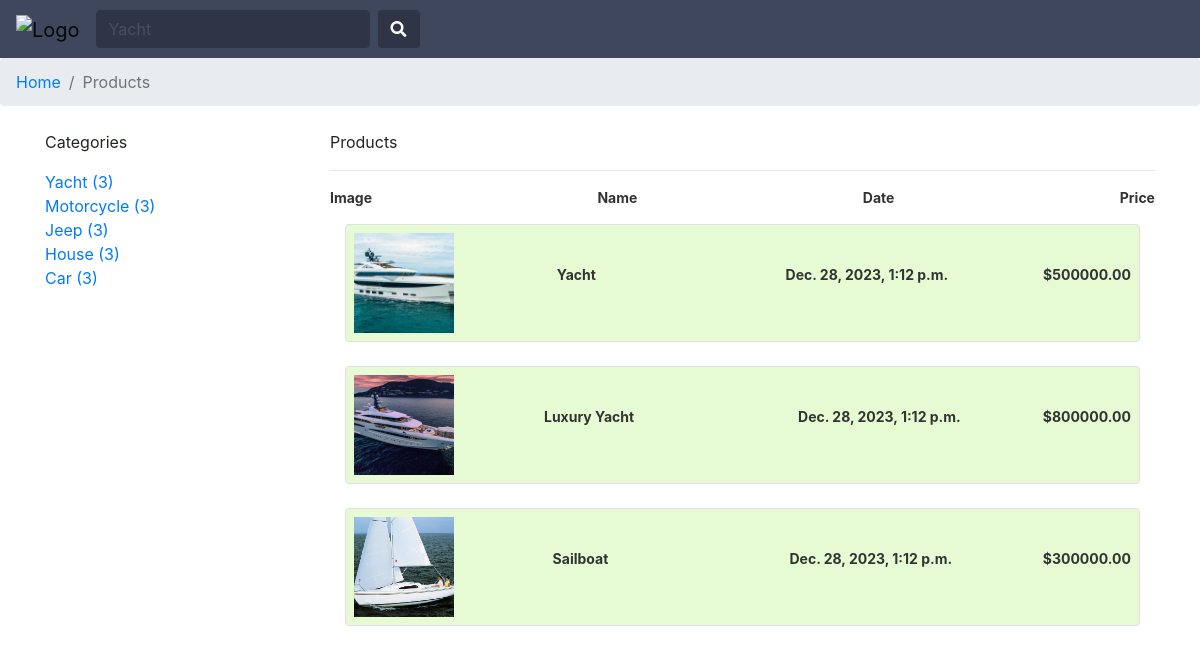
The page /category/Yacht/ on the database its author committed.
### ecommerce_app/models.py (models this page shows, shortened)
class Product(models.Model):
    product_no = models.CharField(max_length=10)
    name = models.CharField(max_length=255, default='Ürün Adı')
    description = models.TextField()
    price = models.DecimalField(max_digits=10, decimal_places=2)
    image = models.ImageField(upload_to='products/')
    category = models.CharField(max_length=50)
    created_at = models.DateTimeField(auto_now_add=True)
    city = models.CharField(max_length=50, default='İstanbul')

### ecommerce_app/views.py (the view)
# urls.py: path('category/<str:category>/', views.category_search, name='category_search'),
def category_search(request, category):
    products = Product.objects.filter(category__exact=category)
    categories_with_counts = Product.objects.values('category').annotate(count=Count('category')).order_by('-count')[:5]
    return render(request, 'search_results.html', {'search_results': products, 'query': category, 'categories_with_counts': categories_with_counts})

### ecommerce_app/templates/search_results.html (shortened to what this page needs)
<!DOCTYPE html>
<html lang="en">
<head>
    <link rel="stylesheet" href="https://stackpath.bootstrapcdn.com/bootstrap/4.5.2/css/bootstrap.min.css">
</head>
<body>
<nav class="navbar navbar-expand-lg navbar-light" style="background-color: #3f475d;">
    {% load static %}
    <a class="navbar-brand" href="/"><img src="/static/images/logo.png" alt="Logo" width="200" height="50"></a>
    <ul class="navbar-nav mr-auto">
        <li class="nav-item">
            <form action="{% url 'home' %}" method="GET" class="form-inline search-form">
                <input type="text" name="q" class="form-control" placeholder="Search for products..." value="{{ query }}" style="background-color: #2f3546; border-color: #2f3546;">
                <button type="submit" class="btn" style="background-color: #2f3546;">
                    <i class="fas fa-search" style="color: #ffffff;"></i>
                </button>
            </form>
        </li>
    </ul>
</nav>
<nav aria-label="breadcrumb">
    <ol class="breadcrumb">
        <li class="breadcrumb-item"><a href="/">Home</a></li>
        <li class="breadcrumb-item active" aria-current="page">Products</li>
    </ol>
</nav>
<div class="container mt-4">
    <div class="row">
        <div class="col-md-3">
            <p>Categories</p>
            <ul class="list-group">
                {% for category_count in categories_with_counts %}
                    <li class="d-flex justify-content-between align-items-center">
                        <a href="{% url 'category_search' category_count.category %}">
                            {{ category_count.category}} ({{ category_count.count }})
                        </a>
                    </li>
                {% endfor %}
            </ul>
        </div>
        <div class="col-md-9">
            <div class="row">
                <div class="col-md-12">
                    <p>Products</p>
                    <hr>
                </div>
            </div>
            <div class="row">
                {% if search_results %}
                <div class="col-md-12 mb-4">
                    <div class="search-result-header">
                        <div>
                            <p>Image</p>
                        </div>
                        <div>
                            <p>Name</p>
                        </div>
                        <div>
                            <p>Date</p>
                        </div>
                        <div>
                            <p>Price</p>
                        </div>
                    </div>
                {% for product in search_results %}
                <div class="col-md-12 mb-4">
                    <a href="{% url 'product_detail' product.id %}" class="search-result">
                        <img src="{{ product.image.url }}" alt="{{ product.name }}">
                        <div>
                            <p>{{ product.name }}</p>
                        </div>
                        <div>
                            <p>{{ product.created_at }}</p>
                        </div>
                        <div>
                            <p>${{ product.price }}</p>
                        </div>
                    </a>
                </div>
                {% endfor %}
                {% else %}
                <p>No results found.</p>
                {% endif %}
            </div>
            <div class="row mt-4">
                <div class="col-md-12">
                </div>
            </div>
        </div>
    </div>
</div>
<link rel="stylesheet" href="https://cdnjs.cloudflare.com/ajax/libs/font-awesome/5.14.0/css/all.min.css" />
</body>
</html>

### ecommerce_app/templates/search_results.html (style rules this page uses)
.navbar-brand { color: white; }
.navbar-brand { margin-right: 1rem; }
.search-form { display: flex; align-items: center; }
.search-form input[type="text"] { margin-right: 0.5rem; }
.navbar-nav { background-color: #3f475d; }
.search-result { display: flex; align-items: center; padding: 0.5rem; border: 1px solid #e0e0e0; border-radius: 0.25rem; text-decoration: none; color: #333333; font-size: 14px; font-weight: bold; }
.search-result-header { display: flex; align-items: center; text-decoration: none; color: #333333; font-size: 14px; font-weight: bold; }
.search-result img { width: 100px; height: 100px; object-fit: cover; margin-right: 0.5rem; }
.search-result:nth-child(odd) { background-color: #e6fbd3; }

### rows shown on the page
Product: image (picture), name "Yacht", created_at "Dec. 28, 2023, 1:12 p.m.", price "500000.00"
Product: image (picture), name "Luxury Yacht", created_at "Dec. 28, 2023, 1:12 p.m.", price "800000.00"
Product: image (picture), name "Sailboat", created_at "Dec. 28, 2023, 1:12 p.m.", price "300000.00"

### other values the page prints
{{ category_count.category }} "Yacht" "Motorcycle" "Jeep" "House" "Car"
{{ category_count.count }} "3" "3" "3" "3" "3"
